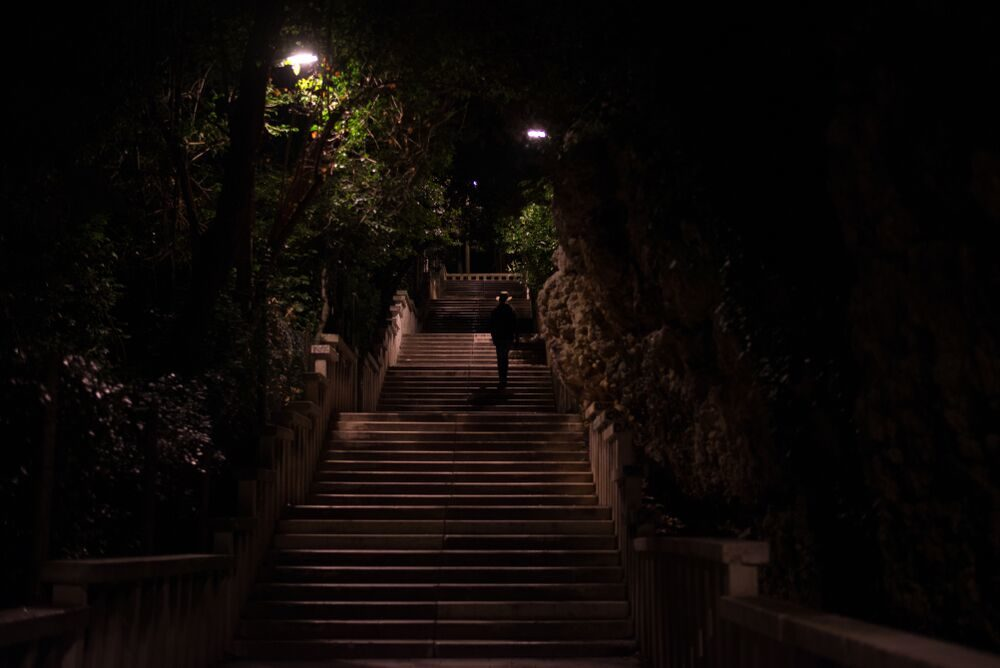
#> input picture CS 5363/Exercises/Practice Test/practice exam images/q1_b.jpg, 1000 x 668 px, given in place of a512bbf27f112d69e11ac8dfd2392c01.jpg, which was not available
$ python Galindo_Oscar_Image_Matching.py
#> lines starting #> are read from the running program, lines starting #| are printed output that depends on the picture; after the words box and inside, x2 and y2 are one past the last pixel; in counts of white or black regions, pixels touching at a corner belong together; pictures that were not available may be replaced by others from this repository, and a replacement may not be noted
import numpy as np
import matplotlib.pyplot as plt
import matplotlib.image as mpimg
from skimage import transform as tf
from matplotlib import transforms
import cv2
import os

def display_control_lines(im0,im1,pts0,pts1,clr_str = 'rgbycmwk'):
    canvas_shape = (max(im0.shape[0],im1.shape[0]),im0.shape[1]+im1.shape[1],3)
    canvas = np.zeros(canvas_shape,dtype=type(im0[0,0,0]))
    canvas[:im0.shape[0],:im0.shape[1]] = im0
    canvas[:im1.shape[0],im0.shape[1]:canvas.shape[1]]= im1
    fig, ax = plt.subplots(figsize=(8, 4))
    ax.imshow(canvas)
    ax.axis('off')
    pts2 = pts1+np.array([im0.shape[1],0])
    for i in range(pts0.shape[0]):
        ax.plot([pts0[i,0],pts2[i,0]],[pts0[i,1],pts2[i,1]],color=clr_str[i%len(clr_str)],linewidth=1.0)
    fig.suptitle('Point correpondences', fontsize=16)

def cond_num_and_det(H):
    # Very large condition numbers usually indicate a bad homography
    # Negative determinants and those with low absolute values usually indicate a bad homography
    # Large determinant also usually indicate a bad homography
    w,v = np.linalg.eig(np.array(H.params))
    w = np.sort(np.abs(w))
    cn = w[2]/w[0]
    d = np.linalg.det(H.params)
    return cn, d
    print('condition number {:7.3f}, determinant {:7.3f}'.format(cn,d))

def homography_error(H,pts1,pts2):
    pts1 =  np.hstack((pts1,np.ones((pts1.shape[0],1))))
    pts2 =  np.hstack((pts2,np.ones((pts2.shape[0],1))))
    proj = np.matmul(H,pts1.T).T
    proj = proj/proj[:,2].reshape(-1,1)
    err = proj[:,:2] - pts2[:,:2]
    return np.mean(np.sqrt(np.sum(err**2,axis=1)))

def select_matches_ransac(pts0, pts1):
    H, mask = cv2.findHomography(pts0.reshape(-1,1,2), pts1.reshape(-1,1,2), cv2.RANSAC,5.0)
    choice = np.where(mask.reshape(-1) ==1)[0]
    return pts0[choice], pts1[choice]

# [13 lines of commented-out code are left out]


if __name__ == "__main__":
    # An ORB feature consists of a keypoint (the coordinates of the region's center) and a descriptor (a binary vector of length 256 that characterizes the region)
    plt.close('all')

    img1 = mpimg.imread('/Users/oscargalindo/Downloads/a512bbf27f112d69e11ac8dfd2392c01.jpg')
#> img1 is the input picture: shape (668, 1000, 3); mean R, G, B 14.1, 9.2, 7
    img2 = mpimg.imread('/Users/oscargalindo/Downloads/practice exam images/q7_b.jpg')
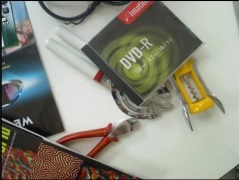
#> input picture CS 5363/Exercises/Practice Test/practice exam images/q7_b.jpg, 239 x 180 px, found by its file name
#> img2 is the input picture: shape (180, 239, 3); mean R, G, B 139.6, 139.4, 126.9

    orb = cv2.ORB_create()

    fig, ax = plt.subplots(ncols=2)
    keypoints1, descriptors1 = orb.detectAndCompute(img1,mask=None)
#> keypoints1 = 500 keypoints; strongest (x, y, size): (544, 134, 37.2), (544, 135, 31), (543, 134, 44.6), (530, 133, 53.6)
    ax[0].imshow(cv2.drawKeypoints(img1, keypoints1, None, color=(0,255,0), flags=0))

    keypoints2, descriptors2 = orb.detectAndCompute(img2,mask=None)
#> keypoints2 = 328 keypoints; strongest (x, y, size): (31, 122, 31), (109, 124, 31), (63, 130, 44.6), (95, 78, 53.6)
    ax[1].imshow(cv2.drawKeypoints(img2, keypoints2, None, color=(0,255,0), flags=0))

    # Create BFMatcher object
    matcher = cv2.BFMatcher(cv2.NORM_HAMMING, crossCheck=True)
    matches = matcher.match(descriptors1,descriptors2)
#> matches = 75 matches

    # Extract data from orb objects and matcher
    dist = np.array([m.distance for m in matches])
#> dist = 75 values, max 84 at index 13, min 36 at index 59, mean 63.08
    ind1 = np.array([m.queryIdx for m in matches])
#> ind1 = 75 values from 9 to 483
    ind2 = np.array([m.trainIdx for m in matches])
#> ind2 = 75 values, max 326 at index 67, min 7 at index 12, mean 166.7
    keypoints1 = np.array([p.pt for p in keypoints1])
#> keypoints1 = 500 pairs, first value 64.8 to 594.8, second value 57.02 to 463.2
    keypoints2 = np.array([p.pt for p in keypoints2])
#> keypoints2 = 328 pairs, first value 31 to 204, second value 33 to 145
    keypoints1 = keypoints1[ind1]
#> keypoints1 = 75 pairs, first value 107 to 544, second value 57.6 to 388.2
    keypoints2 = keypoints2[ind2]
#> keypoints2 = 75 pairs, first value 42 to 194.4, second value 44 to 141
    # keypoints1[i] and keypoints2[i] are a match

    print('Original number of matches',keypoints1.shape[0])
#| Original number of matches 75
    H = tf.ProjectiveTransform()
    H.estimate(keypoints1, keypoints2)
    print('Resulting homography\n',H.params)
    cn,d = cond_num_and_det(H)
    print('condition number: {:7.3f}, determinant: {:7.3f}'.format(cn,d))
    print('Mean projection error {:7.3f}'.format(homography_error(H.params,keypoints1, keypoints2)))
#> in homography_error, `pts1 =  np.hstack((pts1,np.ones((pts1.shape[0],1))))`: pts1 = 75 rows, first 8: [316, 88, 1], [544, 135, 1], [321, 82, 1], [296, 74, 1], [286, 65, 1], [282, 66, 1], [336, 133, 1], [325, 109, 1]
#> in homography_error, `pts2 =  np.hstack((pts2,np.ones((pts2.shape[0],1))))`: pts2 = 75 rows, first 8: [158.4, 90, 1], [136.5, 58.75, 1], [129, 117, 1], [139, 116, 1], [171.4, 106.6, 1], [170, 105.8, 1], [191, 92, 1], [142, 48, 1]
#> in homography_error, `proj = np.matmul(H,pts1.T).T`: proj = 75 rows, first 8: [-11.32, -4.55, -0.0931], [-122.3, -58, -0.978], [-18.95, -8.15, -0.154], [-8.89, -3.27, -0.0733], [-9.15, -3.32, -0.0752], [-5.85, -1.75, -0.0489], [9.17, 4.88, 0.0688], [-1.55, -0.0453, -0.0158]
#> in homography_error, `proj = proj/proj[:,2].reshape(-1,1)`: proj = 75 rows, first 8: [121.6, 48.84, 1], [125, 59.28, 1], [123.3, 53, 1], [121.2, 44.59, 1], [121.8, 44.19, 1], [119.7, 35.83, 1], [133.2, 70.93, 1], [97.62, 2.86, 1]
#> in homography_error, `err = proj[:,:2] - pts2[:,:2]`: err = 75 pairs, first value -87.44 to 81.2, second value -135.9 to 14.64
#| Mean projection error  49.481

    keypoints1, keypoints2 = select_matches_ransac(keypoints1, keypoints2)
#> in select_matches_ransac, `H, mask = cv2.findHomography(pts0.reshape(-1,1,2), pts1.reshape(-1,1,2..`: H = [[-0.546, 0.513, 134.7], [-0.243, 0.224, 60.64], [-0.00401, 0.00365, 1]]; mask = 75 values, max 1 at index 1, min 0 at index 0, mean 0.147
#> in select_matches_ransac, `choice = np.where(mask.reshape(-1) ==1)[0]`: choice = [1, 9, 16, 20, 37, 40, 42, 46, 48, 51, 59]
#> keypoints1 = [[544, 135], [314, 136], [316, 59], [326.4, 87.6], [288, 57.6], [322.6, 102.2], [345.6, 110.9], [314.5, 96.77], [323.1, 102], [343.9, 153.8], [528.8, 132.7]]; keypoints2 = [[136.5, 58.75], [139.7, 63.36], [141.1, 53.28], [136.8, 103.7], [126.7, 66.24], [144, 65], [161, 88], [138, 68.4], [144, 64.8], [139, 67], [133.1, 58.75]]
    # keypoints1, keypoints2 = random_select(keypoints1, keypoints2)


    print('Number of matches after performing RANSAC',keypoints1.shape[0])
#| Number of matches after performing RANSAC 11
    H.estimate(keypoints1, keypoints2)
    print('Resulting homography\n',H.params)
    cn,d = cond_num_and_det(H)
    print('condition number: {:7.3f}, determinant: {:7.3f}'.format(cn,d))

    display_control_lines(img1,img2, keypoints1, keypoints2)
#> in display_control_lines, `canvas[:im0.shape[0],:im0.shape[1]] = im0`:
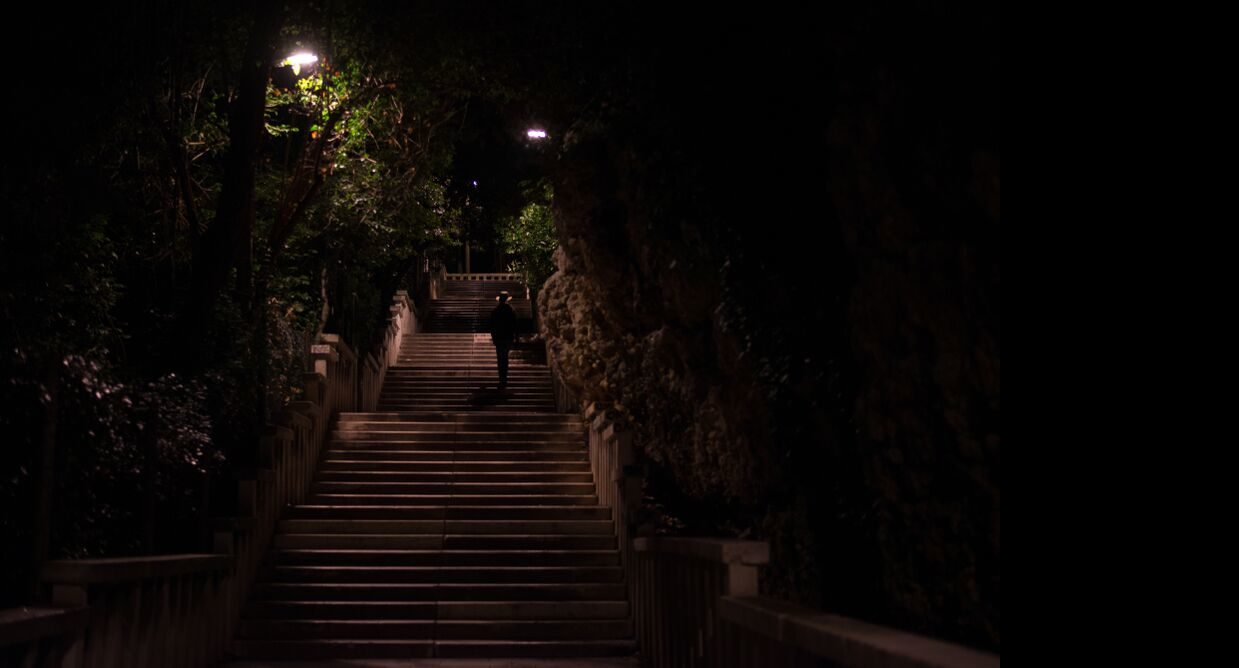
#> canvas: shape (668, 1239, 3); mean R, G, B 11.4, 7.4, 5.6
#> in display_control_lines, `canvas[:im1.shape[0],im0.shape[1]:canvas.shape[1]]= im1`:
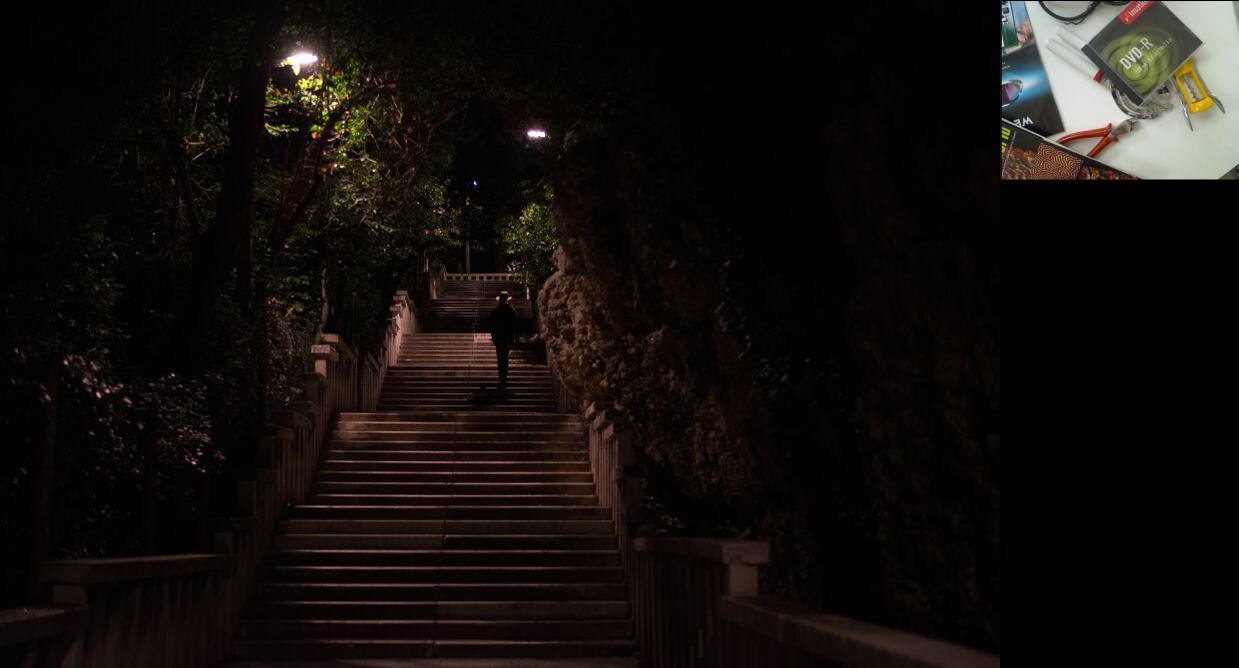
#> canvas: shape (668, 1239, 3); 5.2% of pixels changed, all inside (x1, y1, x2, y2) = (1000, 0, 1239, 180)
#> in display_control_lines, `pts2 = pts1+np.array([im0.shape[1],0])`: pts2 = [[1136.5, 58.75], [1139.7, 63.36], [1141.1, 53.28], [1136.8, 103.7], [1126.7, 66.24], [1144, 65], [1161, 88], [1138, 68.4], [1144, 64.8], [1139, 67], [1133.1, 58.75]]

    print('Mean projection error {:7.3f}'.format(homography_error(H.params,keypoints1, keypoints2)))
#| Mean projection error   8.347
#> `#     plt.show()`:
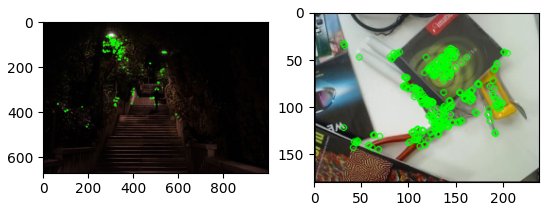
#> figure drawn by matplotlib, 2 panels
#> `#     plt.show()`:
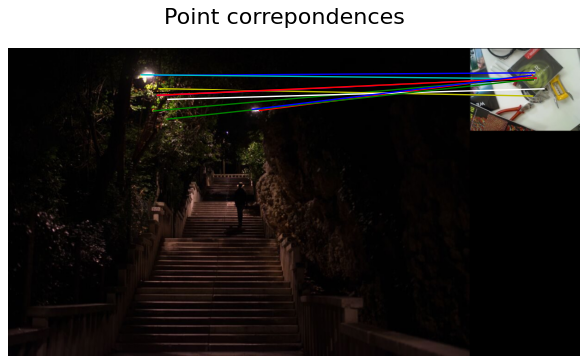
#> figure drawn by matplotlib, 1 panel

    # [30 lines of commented-out code are left out]
